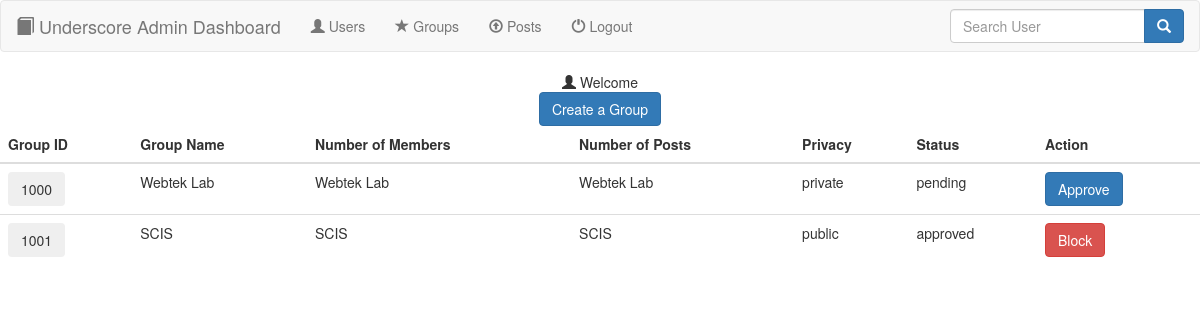
The app's page /11-7-17/php/underscore/groups.php, older data.
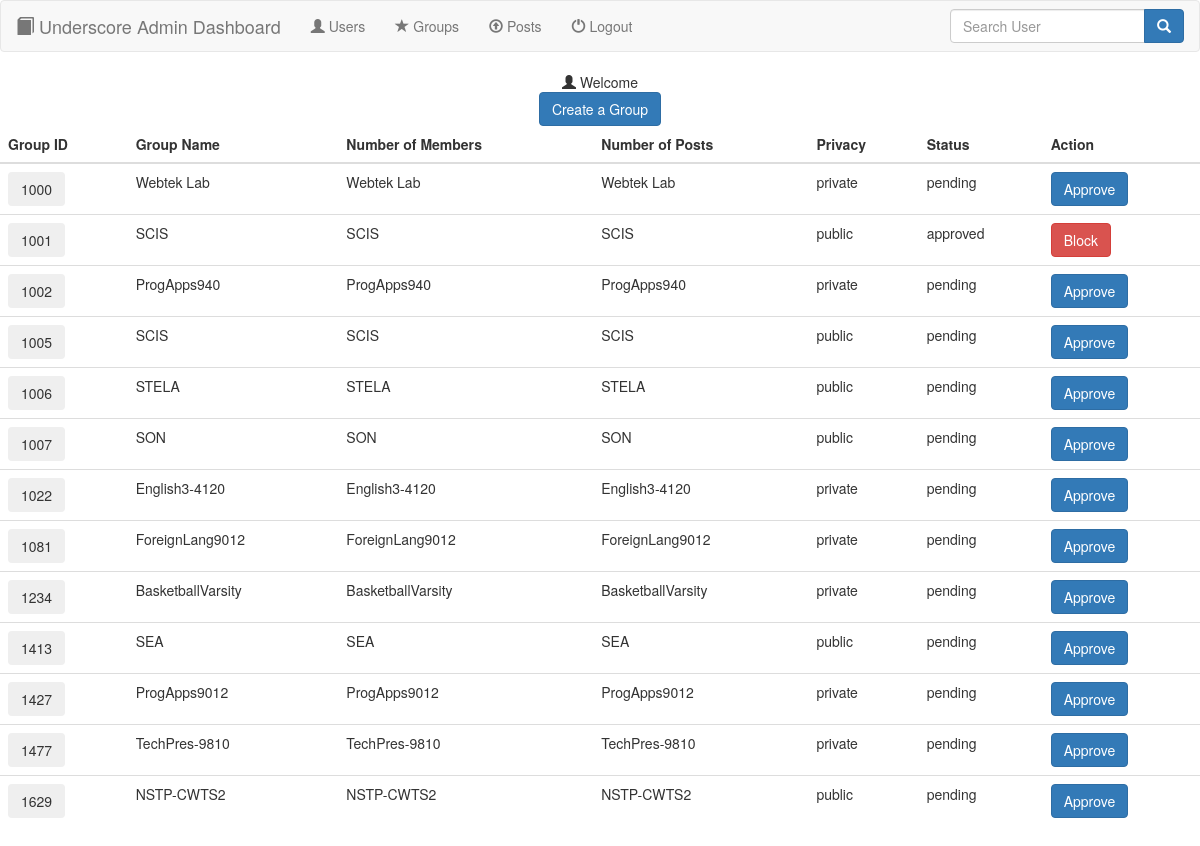
The same page, newer data.
### tables this page shows
CREATE TABLE IF NOT EXISTS `groups` (
  `groupid` int(11) NOT NULL,
  `groupName` varchar(25) NOT NULL,
  `status` varchar(10) NOT NULL,
  `privacy` varchar(10) NOT NULL,
  PRIMARY KEY (`groupid`)
);

### 11-7-17/php/underscore/groups.php (the view, shortened to what this page needs)
<?php
  include('database.php');
 ?>
 <!DOCTYPE html>
 <html>
   <head>
     <link rel="stylesheet" href="bootstrap-3.3.7-dist\css\bootstrap.min.css">
   </head>
   <body>
     <?php include('navbar.php');
     $adminname = $_SESSION['firstname'] . " " . $_SESSION['lastname'];
      ?>
     <div class="container-fluid" align="center">
       <span class="glyphicon glyphicon-user"></span> Welcome <?php echo $adminname; ?><br>
       <a href="createGroup.php" class="btn btn-primary">Create a Group</a>
     </div>
     <table class="table table-hover">
       <thead>
         <th>Group ID</th>
         <th>Group Name</th>
         <th>Number of Members</th>
         <th>Number of Posts</th>
         <th>Privacy</th>
         <th>Status</th>
         <th>Action</th>
       </thead>
       <?php
        $sql = "SELECT * FROM groups ORDER BY groupid";
        $result = mysqli_query($conn, $sql);
        $rows = mysqli_fetch_array($result, MYSQLI_ASSOC);
        do{ ?>
          <tr>
            <form action="groupPosts.php" method="POST">
                <td><button type="submit" name="submit" class="btn btn-secondary"><?php echo $rows['groupid']; ?></button></td>
            </form>
            <td><?php echo $rows['groupName']; ?></td>
            <td><?php echo $rows['groupName']; ?></td>
            <td><?php echo $rows['groupName']; ?></td>
            <td><?php echo $rows['privacy']; ?></td>
            <td><?php echo $rows['status']; ?></td>
            <?php
            if (strcasecmp($rows['status'], 'pending')==0) {
             echo '<td>';
             echo '<button type="submit" class="btn btn-primary" name="userAction">Approve</button>';
             echo '</td>';
           } else {
             echo '<td>';
             echo '<button type="submit" class="btn btn-danger" name="userAction">Block</button>';
             echo '</td>';
           }
             ?>
          </tr>
        <?php } while ($rows = mysqli_fetch_assoc($result));
        ?>
     </table>
   </body>
 </html>

### 11-7-17/php/underscore/navbar.php
<nav class="navbar navbar-default">
  <div class="container-fluid">
    <div class="navbar-header">
      <a href="index.php" class="navbar-brand">
        <span class="glyphicon glyphicon-book"></span> Underscore Admin Dashboard
      </a>
    </div>
    <ul class="nav navbar-nav">
      <li><a href="users.php"><span class="glyphicon glyphicon-user"></span> Users</a></li>
      <li><a href="groups.php"><span class="glyphicon glyphicon-star"></span> Groups</a></li>
      <li><a href="posts.php"><span class="glyphicon glyphicon-upload"></span> Posts</a></li>
      <li><a href="logout.php"><span class="glyphicon glyphicon-off"></span> Logout</a></li>
    </ul>
    <form class="navbar-form navbar-right" action="search.php" method="post" enctype="multipart/form-data">
      <div class="input-group">
        <input type="search" class="form-control" placeholder="Search User" name="search_class" required>
        <div class="input-group-btn">
          <button class="btn btn-primary">
            <span class="glyphicon glyphicon-search"></span>
          </button>
        </div>
      </div>
    </form>
  </div>
</nav>

Row changes from the older to the newer data that the page shows:
added groups: groupid "1002", groupName "ProgApps940", privacy "private", status "pending", shows "Approve"
added groups: groupid "1005", groupName "SCIS", privacy "public", status "pending", shows "Approve"
added groups: groupid "1006", groupName "STELA", privacy "public", status "pending", shows "Approve"
added groups: groupid "1007", groupName "SON", privacy "public", status "pending", shows "Approve"
added groups: groupid "1022", groupName "English3-4120", privacy "private", status "pending", shows "Approve"
added groups: groupid "1081", groupName "ForeignLang9012", privacy "private", status "pending", shows "Approve"
added groups: groupid "1234", groupName "BasketballVarsity", privacy "private", status "pending", shows "Approve"
added groups: groupid "1413", groupName "SEA", privacy "public", status "pending", shows "Approve"
added groups: groupid "1427", groupName "ProgApps9012", privacy "private", status "pending", shows "Approve"
added groups: groupid "1477", groupName "TechPres-9810", privacy "private", status "pending", shows "Approve"
added groups: groupid "1629", groupName "NSTP-CWTS2", privacy "public", status "pending", shows "Approve"
